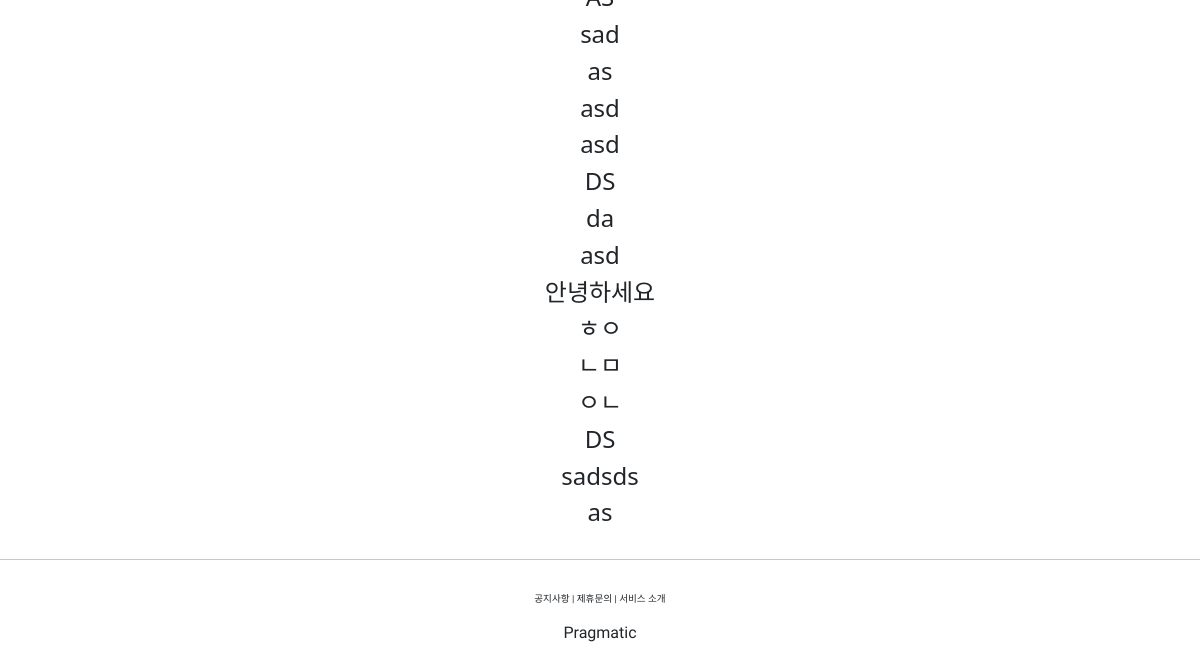
Before: /account/hello_world/ (lower part) with the older database file.
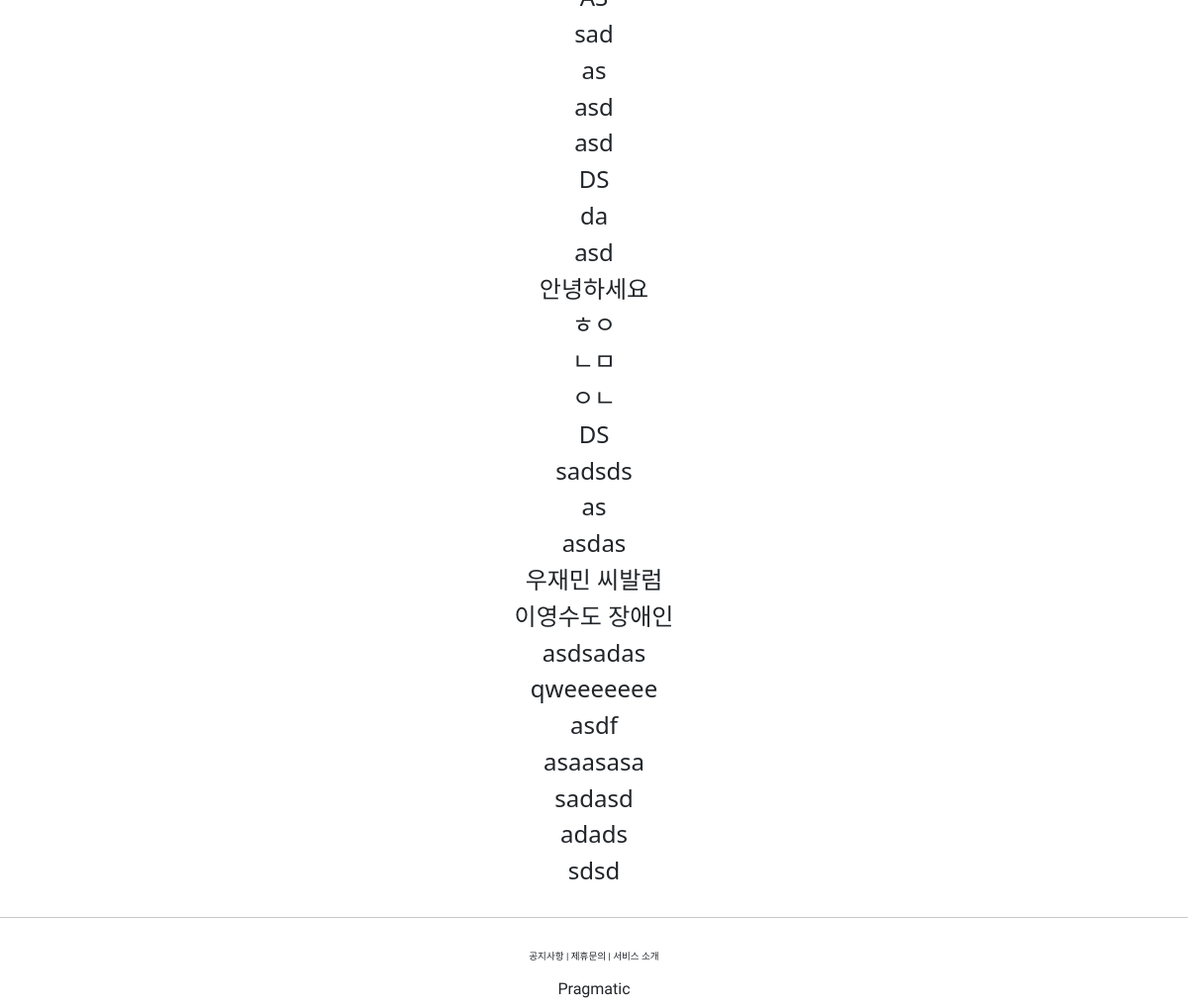
After: the same page with the newer database file.
### accountapp/models.py (models this page shows)
class HelloWorld(models.Model):
    text = models.CharField(max_length=255, null=False) # null 은 공백 true이면 공백이 있어도됨, false 이면 공백이 없어야함

### accountapp/views.py (the view)
# urls.py: path('hello_world/', hello_world, name='hello_world'),
def hello_world(request):
    if request.method == "POST":
        temp = request.POST.get('text_input')
        new_hello_world = HelloWorld() # 새로운 객체가 new_hello_world에 저장됨
        new_hello_world.text = temp
        new_hello_world.save()
        return HttpResponseRedirect(reverse('accountapp:hello_world'))
    else:
        hello_world_list = HelloWorld.objects.all()
        return render(request, 'accountapp/hello_world.html', context={'hello_world_list': hello_world_list})

### accountapp/templates/accountapp/hello_world.html (shortened to what this page needs)
{% extends 'base.html'%}
{% block content %}
    <div style="border-radius: 1rem; margin: 2rem; text-align: center;">
        {% if hello_world_list %}
            {% for hello_world in hello_world_list %}
        <h4>
            {{ hello_world.text}}
        </h4>
            {% endfor %}
        {%endif %}
    </div>
{% endblock %}

Changed rows visible on the page:
added HelloWorld: text "asdas"
added HelloWorld: text "우재민 씨발럼"
added HelloWorld: text "이영수도 장애인"
added HelloWorld: text "asdsadas"
added HelloWorld: text "qweeeeeee"
added HelloWorld: text "asdf"
added HelloWorld: text "asaasasa"
added HelloWorld: text "sadasd"
added HelloWorld: text "adads"
added HelloWorld: text "sdsd"
